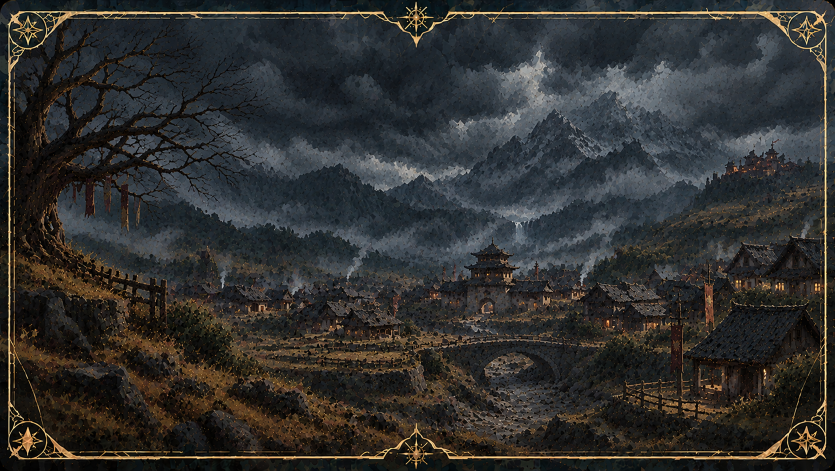
#> input picture assets/bentang/Desa Pegunungan di Bawah Badai.png, 1670 x 941 px (shown at 1/2 size); its folder holds 3 pictures in this run
$ python konversi_kartu_webp.py
#> lines starting #> are read from the running program, lines starting #| are printed output that depends on the picture
#!/usr/bin/env python3
"""
Kecilkan gambar kartu (PNG) menjadi WebP supaya aplikasi tidak membengkak.
Otomatis memindai folder assets/ (termasuk semua subfolder di dalamnya).

Pemakaian dari root direktori embun:
    python tools/konversi_kartu_webp.py
    python tools/konversi_kartu_webp.py --hapus-png
"""
import argparse
import pathlib
import sys

from PIL import Image


def main() -> int:
    ap = argparse.ArgumentParser(description=__doc__,
                                 formatter_class=argparse.RawDescriptionHelpFormatter)
    # Default diarahkan ke folder assets yang sejajar dengan tools/
    default_assets = pathlib.Path(__file__).resolve().parent.parent / "assets"
    ap.add_argument("folder", type=pathlib.Path, nargs="?", default=default_assets,
                    help="Target folder (default: embun/assets)")
    ap.add_argument("--lebar", type=int, default=768)
    ap.add_argument("--mutu", type=int, default=85)
    ap.add_argument("--hapus-png", action="store_true")
    a = ap.parse_args()

    if not a.folder.exists():
        print(f"Folder tidak ditemukan: {a.folder}")
        return 1

    # Menggunakan rglob agar otomatis menyisir semua PNG di subfolder assets/...
    pngs = sorted(a.folder.rglob("*.png"))
    if not pngs:
        print(f"Tidak ada berkas PNG yang ditemukan di {a.folder}")
        return 0

    print(f"Memproses {len(pngs)} berkas PNG di: {a.folder}\n")

    before = after = 0
    for p in pngs:
        im = Image.open(p)
#> im is the input picture: PIL image 1670x941 RGB; mean R, G, B 49, 48.9, 47.6
        # Pertahankan transparansi bila ada, selain itu RGB
        im = im.convert("RGBA" if "A" in im.getbands() else "RGB")
        if im.width > a.lebar:
            h = round(im.height * a.lebar / im.width)
#> h = 433
            im = im.resize((a.lebar, h), Image.LANCZOS)
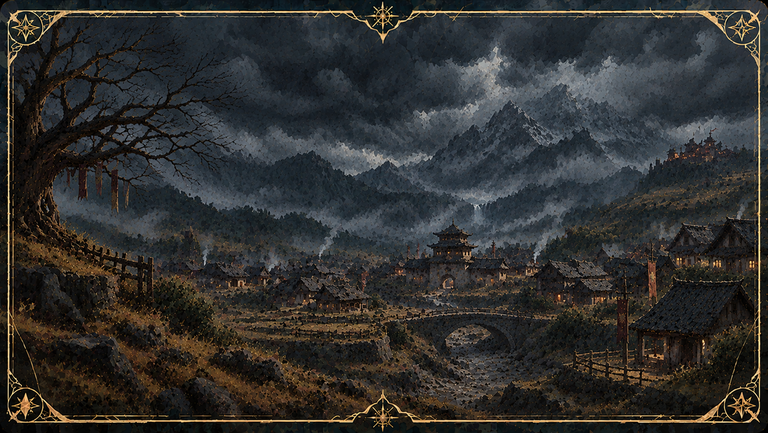
#> im: PIL image 768x433 RGB; mean R, G, B 49, 49, 47.6
        out = p.with_suffix(".webp")
        im.save(out, "WEBP", quality=a.mutu, method=6)
        b, w = p.stat().st_size, out.stat().st_size
        before += b
        after += w
        # Tampilkan path relatif terhadap folder assets agar rapi
        rel_path = p.relative_to(a.folder)
        print(f"{str(rel_path):45s} {b/1024:7.0f} KB -> {w/1024:5.0f} KB")
        if a.hapus_png:
            p.unlink()
#> pass 2 of the loop in main, `for p in pngs:`:
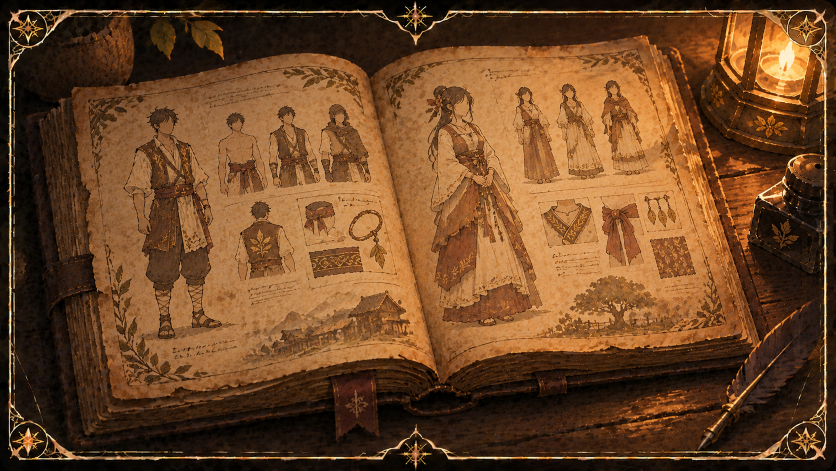
#> input picture assets/buatruang/Buku Desain Busana Kuno di Bawah Lentera.png, 1671 x 941 px (shown at 1/2 size)
#> in main, im is the input picture: PIL image 1671x941 RGB; mean R, G, B 110, 70.6, 37.8
#> in main, `im = im.resize((a.lebar, h), Image.LANCZOS)`:
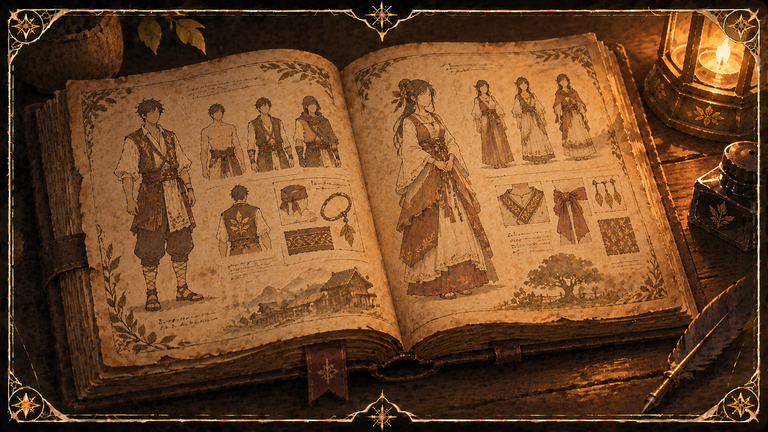
#> im: PIL image 768x432 RGB; mean R, G, B 110, 70.6, 37.8

    print(f"\nTotal: {before/1048576:.1f} MB -> {after/1048576:.1f} MB "
          f"(hemat {100*(1-after/before):.0f}%)")
    if not a.hapus_png:
        print("PNG asli masih ada. Gunakan flag --hapus-png untuk menghapusnya.")
    return 0


if __name__ == "__main__":
    sys.exit(main())
#> (the program exits here)
